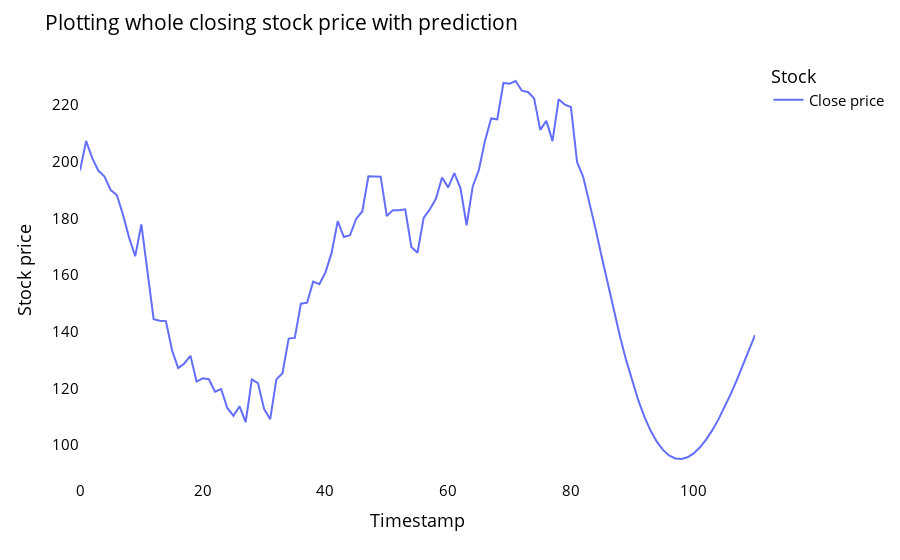

Source (notebook cell):
### Code cell
# Plotting entire Closing Stock Price with next 30 days period of prediction:
lstmdf=closedf.tolist()
lstmdf.extend((np.array(lst_output).reshape(-1,1)).tolist())
lstmdf=scaler.inverse_transform(lstmdf).reshape(1,-1).tolist()[0]

names = cycle(['Close price'])

fig = px.line(lstmdf,labels={'value': 'Stock price','index': 'Timestamp'})
fig.update_layout(title_text='Plotting whole closing stock price with prediction',
                  plot_bgcolor='white', font_size=15, font_color='black',legend_title_text='Stock')

fig.for_each_trace(lambda t:  t.update(name = next(names)))

fig.update_xaxes(showgrid=False)
fig.update_yaxes(showgrid=False)
fig.show()

### Figure 1 — Plotly figure (JSON) as saved in the notebook; plotly's stock layout.template omitted (floating-point values rounded to 4 significant figures)
{"data": [{"hovertemplate": "variable=0<br>Timestamp=%{x}<br>Stock price=%{y}<extra></extra>", "legendgroup": "0", "line": {"color": "#636efa", "dash": "solid"}, "marker": {"symbol": "circle"}, "mode": "lines", "name": "Close price", "orientation": "v", "showlegend": true, "type": "scatter", "x": [0, 1, 2, 3, 4, 5, 6, 7, 8, 9, 10, 11, 12, 13, 14, 15, 16, 17, 18, 19, 20, 21, 22, 23, 24, 25, 26, 27, 28, 29, 30, 31, 32, 33, 34, 35, 36, 37, 38, 39, 40, 41, 42, 43, 44, 45, 46, 47, 48, 49, 50, 51, 52, 53, 54, 55, 56, 57, 58, 59, 60, 61, 62, 63, 64, 65, 66, 67, 68, 69, 70, 71, 72, 73, 74, 75, 76, 77, 78, 79, 80, 81, 82, 83, 84, 85, 86, 87, 88, 89, 90, 91, 92, 93, 94, 95, 96, 97, 98, 99, 100, 101, 102, 103, 104, 105, 106, 107, 108, 109, 110], "xaxis": "x", "y": [196.9, 207.3, 201.3, 196.8, 194.8, 190.0, 188.3, 181.4, 173.2, 166.7, 177.9, 160.3, 144.4, 143.9, 143.8, 133.4, 127.2, 128.8, 131.5, 122.4, 123.6, 123.2, 118.8, 119.8, 113.1, 110.3, 113.6, 108.1, 123.2, 121.8, 112.7, 109.1, 123.2, 125.3, 137.6, 137.8, 149.9, 150.2, 157.7, 156.8, 160.9, 167.8, 179.1, 173.4, 174.0, 179.8, 182.4, 194.9, 194.7, 194.7, 180.8, 182.9, 182.9, 183.2, 169.9, 167.9, 180.2, 183.2, 186.9, 194.4, 190.9, 196.0, 190.7, 177.6, 191.3, 197.1, 207.5, 215.3, 215.0, 227.8, 227.5, 228.5, 225.1, 224.6, 222.4, 211.2, 214.4, 207.3, 222.0, 220.2, 219.3, 199.9, 194.7, 186.1, 176.5, 166.6, 156.8, 147.3, 138.3, 130.0, 122.4, 115.6, 109.9, 105.0, 101.2, 98.26, 96.32, 95.25, 95.05, 95.66, 97.03, 99.09, 101.8, 105.1, 108.9, 113.1, 117.8, 122.7, 127.9, 133.3, 138.8], "yaxis": "y"}], "layout": {"font": {"color": "black", "size": 15}, "legend": {"title": {"text": "Stock"}, "tracegroupgap": 0}, "margin": {"t": 60}, "plot_bgcolor": "white", "title": {"text": "Plotting whole closing stock price with prediction"}, "xaxis": {"anchor": "y", "domain": [0, 1], "showgrid": false, "title": {"text": "Timestamp"}}, "yaxis": {"anchor": "x", "domain": [0, 1], "showgrid": false, "title": {"text": "Stock price"}}}}
